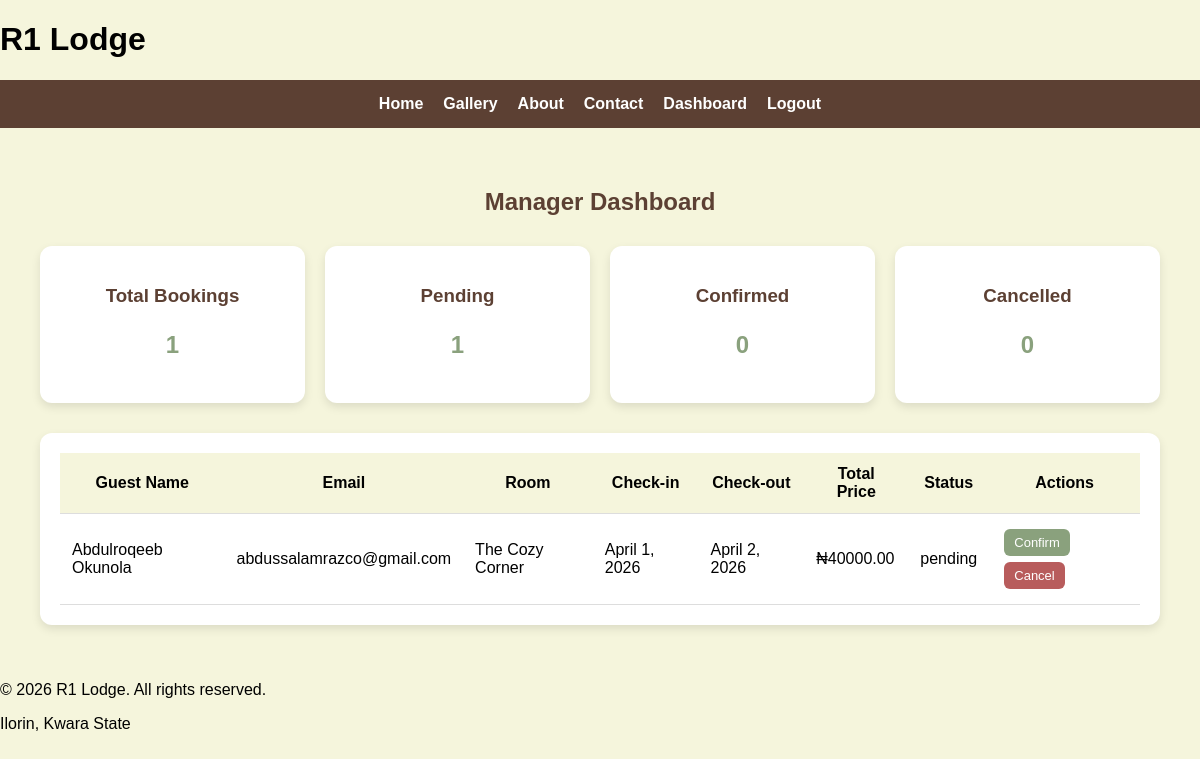
The page /manager-dashboard/ (signed in) on the database as committed earlier.
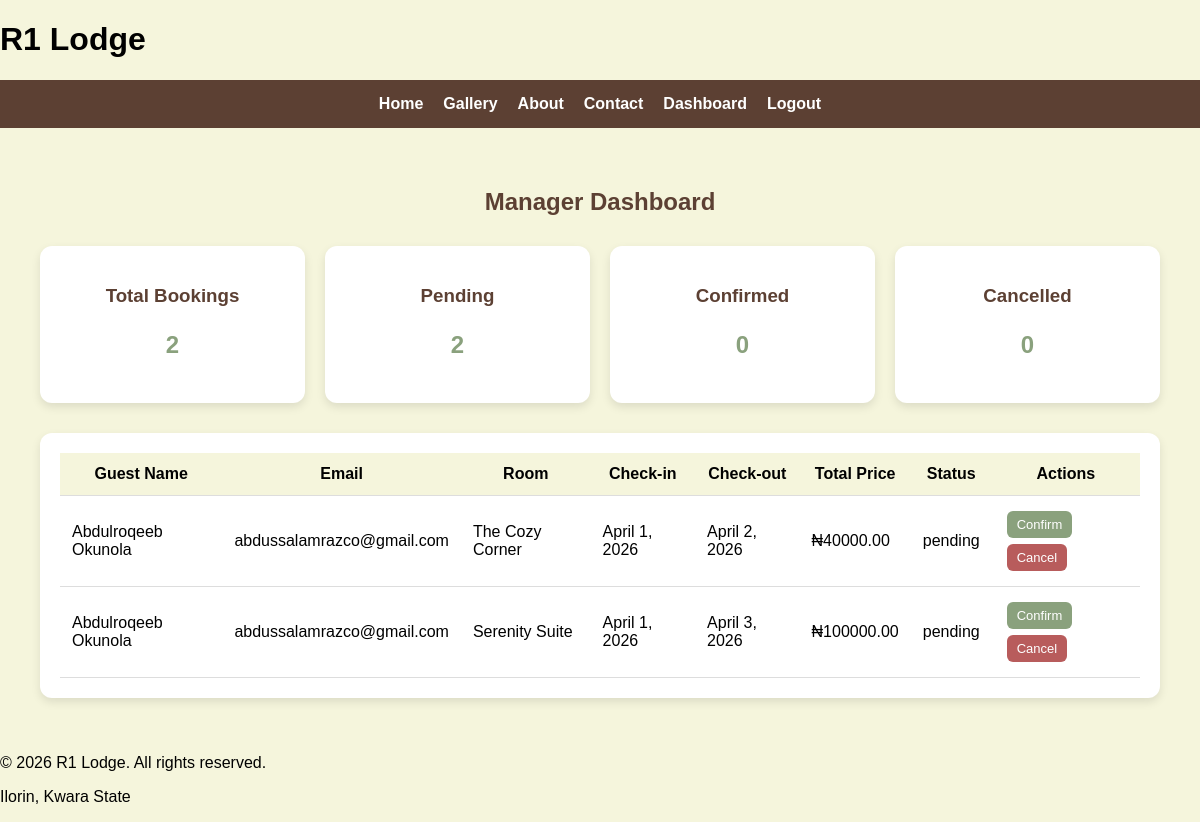
The same page on the database as committed later.
### lodge/models.py (models this page shows, shortened)
class Booking(models.Model):
    PAYMENT_STATUS_CHOICES = [
        ('pending', 'Pending'),
        ('paid', 'Paid'),
        ('failed', 'Failed'),
        ('abandoned', 'Abandoned'),
    ]
    BOOKING_STATUS_CHOICES = [
        ('pending_payment', 'Pending Payment'),
        ('confirmed', 'Confirmed'),
        ('cancelled', 'Cancelled'),
        ('expired', 'Expired'),
    ]
    STATUS_CHOICES = [
        ('pending', 'Pending'),
        ('confirmed', 'Confirmed'),
        ('cancelled', 'Cancelled'),
    ]
    room = models.ForeignKey(Room, on_delete=models.CASCADE)
    guest_name = models.CharField(max_length=100)
    guest_email = models.EmailField()
    check_in = models.DateField()
    check_out = models.DateField()
    total_price = models.DecimalField(max_digits=10, decimal_places=2, default=0)
    payment_reference = models.CharField(max_length=200, blank=True, null=True)
    payment_status = models.CharField(max_length=20, choices=PAYMENT_STATUS_CHOICES, default='pending')
    booking_status = models.CharField(max_length=20, choices=BOOKING_STATUS_CHOICES, default='pending_payment')
    status = models.CharField(max_length=20, choices=STATUS_CHOICES, default='pending')
    created_at = models.DateTimeField(auto_now_add=True)

class Room(models.Model):
    name = models.CharField(max_length=100)
    description = models.TextField()
    price = models.DecimalField(max_digits=10, decimal_places=2)
    image = models.ImageField(upload_to='rooms/', null=True, blank=True)

### lodge/views.py (the view)
# urls.py: path('manager-dashboard/', views.manager_dashboard, name='manager_dashboard'),
@staff_member_required
def manager_dashboard(request):
    bookings = Booking.objects.all().order_by('-check_in')
    total_bookings = bookings.count()
    pending_bookings = bookings.filter(status='pending').count()
    confirmed_bookings = bookings.filter(status='confirmed').count()
    cancelled_bookings = bookings.filter(status='cancelled').count()
    context = {
        'bookings': bookings,
        'total_bookings': total_bookings,
        'pending_bookings': pending_bookings,
        'confirmed_bookings': confirmed_bookings,
        'cancelled_bookings': cancelled_bookings,
    }
    return render(request, 'manager_dashboard.html', context)

### templates/manager_dashboard.html
{% extends 'base.html' %}
{% block content %}
<div class="dashboard-container">
    <h2>Manager Dashboard</h2>
    <div class="dashboard-cards">
        <div class="dashboard-card">
            <h3>Total Bookings</h3>
            <p>{{ total_bookings }}</p>
        </div>
        <div class="dashboard-card">
            <h3>Pending</h3>
            <p>{{ pending_bookings }}</p>
        </div>
        <div class="dashboard-card">
            <h3>Confirmed</h3>
            <p>{{ confirmed_bookings }}</p>
        </div>
        <div class="dashboard-card">
            <h3>Cancelled</h3>
            <p>{{ cancelled_bookings }}</p>
        </div>
    </div>
    <div class="dashboard-table">
        <table>
            <thead>
                <tr>
                    <th>Guest Name</th>
                    <th>Email</th>
                    <th>Room</th>
                    <th>Check-in</th>
                    <th>Check-out</th>
                    <th>Total Price</th>
                    <th>Status</th>
                    <th>Actions</th>
                </tr>
            </thead>
            <tbody>
                {% for booking in bookings %}
                <tr>
                    <td>{{ booking.guest_name }}</td>
                    <td>{{ booking.guest_email }}</td>
                    <td>{{ booking.room.name }}</td>
                    <td>{{ booking.check_in }}</td>
                    <td>{{ booking.check_out }}</td>
                    <td>₦{{ booking.total_price }}</td>
                    <td>{{ booking.status }}</td>
                    <td>
                        {% if booking.status == 'pending' %}
                            <a href="{% url 'confirm_booking' booking.id %}" class="action-btn confirm-btn">Confirm</a>
                            <a href="{% url 'cancel_booking' booking.id %}" class="action-btn cancel-btn">Cancel</a>
                        {% elif booking.status == 'confirmed' %}
                            <a href="{% url 'cancel_booking' booking.id %}" class="action-btn cancel-btn">Cancel</a>
                        {% elif booking.status == 'cancelled' %}
                            <a href="{% url 'confirm_booking' booking.id %}" class="action-btn confirm-btn">Confirm</a>
                        {% endif %}
                    </td>
                </tr>
                {% empty %}
                <tr>
                    <td colspan="8">No bookings yet.</td>
                </tr>
                {% endfor %}
            </tbody>
        </table>
    </div>
</div>
{% endblock %}

### templates/base.html (shortened to what this page needs)
{% load static %}
<!DOCTYPE html>
<html>
<head>
    <link rel="stylesheet" href="{% static 'css/style.css' %}">
</head>
<body>
<header>
    <h1>R1 Lodge</h1>
    <nav>
        <a href="/">Home</a>
        <a href="{% url 'gallery' %}">Gallery</a>
        <a href="{% url 'about' %}">About</a>
        <a href="{% url 'contact' %}">Contact</a>
        {% if user.is_authenticated and user.is_staff %}
            <a href="{% url 'manager_dashboard' %}">Dashboard</a>
            <a href="{% url 'admin:logout' %}">Logout</a>
        {% else %}
            <a href="/admin/login/?next=/manager-dashboard/">Manager Login</a>
        {% endif %}
</nav>
</header>
{% block content %}{% endblock %}
<footer class="footer">
    <p>© 2026 R1 Lodge. All rights reserved.</p>
    <p> Ilorin, Kwara State</p>
</footer>
</body>
</html>

### static/css/style.css (style rules this page uses)
body { margin: 0; font-family: Arial, sans-serif; background-color: #f5f5dc; }
a { text-decoration: none; color: inherit; }
nav { background-color: #5C4033; padding: 15px; display: flex; justify-content: center; gap: 20px; }
nav a { color: white; font-weight: bold; }
.dashboard-container { padding: 40px; }
.dashboard-container h2 { text-align: center; margin-bottom: 30px; color: #5C4033; }
.dashboard-cards { display: grid; grid-template-columns: repeat(4, 1fr); gap: 20px; margin-bottom: 30px; }
.dashboard-card { background: white; padding: 20px; text-align: center; border-radius: 12px; box-shadow: 0 4px 10px rgba(0,0,0,0.1); }
.dashboard-card h3 { margin-bottom: 10px; color: #5C4033; }
.dashboard-card p { font-size: 24px; font-weight: bold; color: #8aa17d; }
.dashboard-table { background: white; padding: 20px; border-radius: 12px; box-shadow: 0 4px 10px rgba(0,0,0,0.1); overflow-x: auto; }
.dashboard-table table { width: 100%; border-collapse: collapse; }
.dashboard-table th, .dashboard-table td { padding: 12px; border-bottom: 1px solid #ddd; }
.dashboard-table th { background: #f5f5dc; }
.action-btn { display: inline-block; padding: 6px 10px; margin: 3px; border-radius: 6px; color: white; font-size: 13px; }
.confirm-btn { background-color: #8aa17d; }
.cancel-btn { background-color: #b85c5c; }

Rows that differ between the two databases and show on the page:
added Booking: guest_name "Abdulroqeeb Okunola", guest_email "abdussalamrazco@gmail.com", room.name "Serenity Suite", check_in "April 1, 2026", check_out "April 3, 2026", total_price "100000.00", status "pending", shows "Confirm"
Other text that changed with them:
{{ total_bookings }}: "1" → "2"
{{ pending_bookings }}: "1" → "2"
